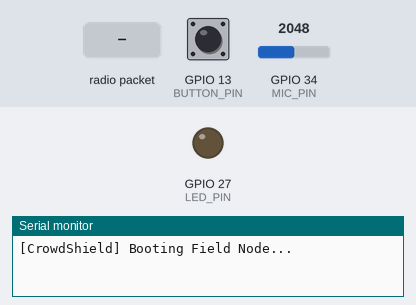
Bench run of a sketch on a simulated ESP32. Parts: output pins drawn as LEDs (lit = HIGH), the last lines printed to the serial monitor. The test bench sets the inputs (shaded band); at power-on: GPIO 13 (BUTTON_PIN) HIGH, GPIO 34 (MIC_PIN) = 2048. No radio packets arrive unless stated; the audio player accepts every command and is not drawn.

Above: at 0.1 s.
At 1.7 s:
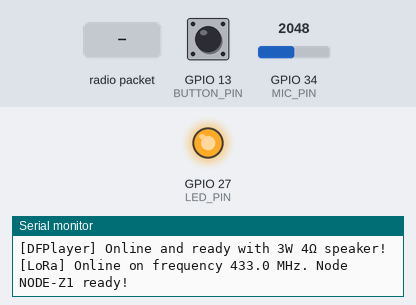
1.8 s: radio packet "EVACUATE" arrives
5.3 s: GPIO 13 (BUTTON_PIN) pulled LOW for 3.2 s
Timing chart, 0 to 19.6 s (numbered marks = the images above; inputs shaded):
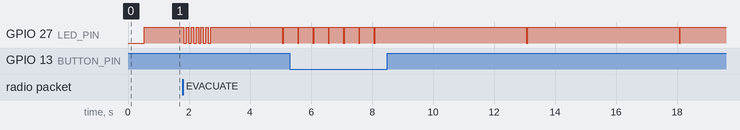

Measured:
- by itself, GPIO 27 (LED_PIN): repeats every 5.0 s: LOW 0.04 s, HIGH 5.0 s

The sketch:

FieldNode_LoRa.ino
```cpp
// ============================================================================
// CrowdShield Field Node Firmware (ESP32 + LoRa + DFPlayer + Sensors)
// Hardware: ESP32 DevKit + SX1278 (433MHz/866MHz) + DFPlayer Mini + 3W 4Ω Spk + SOS Button
// ============================================================================

#include <SPI.h>
#include <LoRa.h>
#include <HardwareSerial.h>
#include <DFRobotDFPlayerMini.h>

// --- Radio Frequency Configuration ---
// For India ISM license-free band: use 866E6
// For standard 433MHz SX1278 modules: use 433E6
#define LORA_BAND 433E6

// --- LoRa SPI Pinout ---
#define LORA_SS    5
#define LORA_RST   14
#define LORA_DIO0  2   // Or GPIO 33/26 depending on board

// --- Peripheral Pinout (Remapped for PSRAM compatibility) ---
#define BUTTON_PIN 13  // Physical SOS Push-Button (to GND, internal pull-up)
#define LED_PIN    27  // Status / Visual Alarm LED (via 330Ω to GND)
#define MIC_PIN    34  // Analog Audio / Mic Envelope (ADC1 input)

// HardwareSerial 2 for DFPlayer Mini
#define DF_RX_PIN  25  // Connects to DFPlayer TX
#define DF_TX_PIN  26  // Connects via 1kΩ resistor to DFPlayer RX

const int ZONE_ID = 1; // Change to 2, 3, or 4 per physical node
const char* NODE_NAME = "NODE-Z1";

HardwareSerial dfSerial(2);
DFRobotDFPlayerMini myDFPlayer;

bool dfPlayerOnline = false;
bool lastButtonState = HIGH;
unsigned long lastDebounceTime = 0;
unsigned long lastSend = 0;
unsigned long lastAudioAlertTime = 0;
unsigned long lastDownlinkHeard = 0;
uint32_t seqCounter = 0;

void setup() {
  Serial.begin(115200);

  pinMode(BUTTON_PIN, INPUT_PULLUP);
  pinMode(LED_PIN, OUTPUT);
  pinMode(MIC_PIN, INPUT);
  digitalWrite(LED_PIN, LOW);

  Serial.println("\n[CrowdShield] Booting Field Node...");

  // 1. Initialize DFPlayer Mini
  dfSerial.begin(9600, SERIAL_8N1, DF_RX_PIN, DF_TX_PIN);
  if (myDFPlayer.begin(dfSerial)) {
    dfPlayerOnline = true;
    myDFPlayer.volume(22); // Volume range: 0-30
    Serial.println("[DFPlayer] Online and ready with 3W 4Ω speaker!");
  } else {
    Serial.println("[WARN] DFPlayer not detected or SD card missing. Running in radio/sensor mode.");
  }

  // 2. Initialize LoRa Radio
  LoRa.setPins(LORA_SS, LORA_RST, LORA_DIO0);
  if (!LoRa.begin(LORA_BAND)) {
    Serial.println("[ERROR] LoRa transceiver failed to start! Check 3.3V and SPI wiring.");
    while (true) {
      digitalWrite(LED_PIN, !digitalRead(LED_PIN));
      delay(200);
    }
  }

  LoRa.setSpreadingFactor(9);
  LoRa.setSignalBandwidth(125E3);
  LoRa.setTxPower(14);

  digitalWrite(LED_PIN, HIGH); // Solid light = node initialized
  lastDownlinkHeard = millis();
  Serial.printf("[LoRa] Online on frequency %.1f MHz. Node %s ready!\n", LORA_BAND / 1E6, NODE_NAME);
}

void loop() {
  unsigned long now = millis();

  // --- 1. SOS BUTTON DEBOUNCE & DETECTION ---
  int reading = digitalRead(BUTTON_PIN);
  if (reading != lastButtonState) {
    lastDebounceTime = now;
  }
  bool sosActive = false;
  if ((now - lastDebounceTime) > 40) {
    if (reading == LOW) {
      sosActive = true;
    }
  }
  lastButtonState = reading;

  // --- 2. DUAL-RATE HEARTBEAT TRANSMISSION ---
  // Transmits every 500ms when SOS is held, otherwise every 5000ms as alive heartbeat
  unsigned long interval = sosActive ? 500 : 5000;
  if (now - lastSend >= interval) {
    seqCounter++;

    // Read analog noise / sound envelope
    int micVal = analogRead(MIC_PIN);
    int motionDetected = (micVal > 3000) ? 1 : 0;

    // Send compact JSON packet
    String pkt = "{\"node\":\"" + String(NODE_NAME) + "\"" +
                 ",\"z\":" + String(ZONE_ID) +
                 ",\"sos\":" + String(sosActive ? 1 : 0) +
                 ",\"mo\":" + String(motionDetected) +
                 ",\"seq\":" + String(seqCounter) + "}";

    LoRa.beginPacket();
    LoRa.print(pkt);
    LoRa.endPacket();

    Serial.printf("[TX Uplink] %s\n", pkt.c_str());

    // Flash LED on packet transmission
    digitalWrite(LED_PIN, LOW);
    delay(40);
    digitalWrite(LED_PIN, HIGH);

    lastSend = now;
  }

  // --- 3. DOWNLINK RECEIVER (LISTEN FOR COMMAND CENTER) ---
  int packetSize = LoRa.parsePacket();
  if (packetSize) {
    String incoming = "";
    while (LoRa.available()) {
      incoming += (char)LoRa.read();
    }
    incoming.trim();
    lastDownlinkHeard = now;

    Serial.printf("[RX Downlink] %s (RSSI: %d dBm)\n", incoming.c_str(), LoRa.packetRssi());

    // Check if command is for this zone or broadcast
    if (incoming.indexOf("EVACUATE") != -1 || incoming.indexOf("\"lvl\":3") != -1) {
      // Critical Red Alarm!
      Serial.println("[ACTION] Critical Evacuation Triggered!");
      if (dfPlayerOnline) {
        myDFPlayer.play(1); // Play 0001.mp3
      }
      // Rapid SOS LED strobe
      for (int i = 0; i < 6; i++) {
        digitalWrite(LED_PIN, LOW); delay(80);
        digitalWrite(LED_PIN, HIGH); delay(80);
      }
    } else if (incoming.indexOf("\"lvl\":0") != -1) {
      // Normal state restored
      digitalWrite(LED_PIN, HIGH);
    }
  }

  // --- 4. 30-SECOND FAIL-SAFE INDICATOR ---
  // If no heartbeat or downlink command is heard for 30s, slow blink to warn field staff
  if (now - lastDownlinkHeard > 30000) {
    if ((now / 1000) % 2 == 0) {
      digitalWrite(LED_PIN, LOW);
    } else {
      digitalWrite(LED_PIN, HIGH);
    }
  }
}
```
